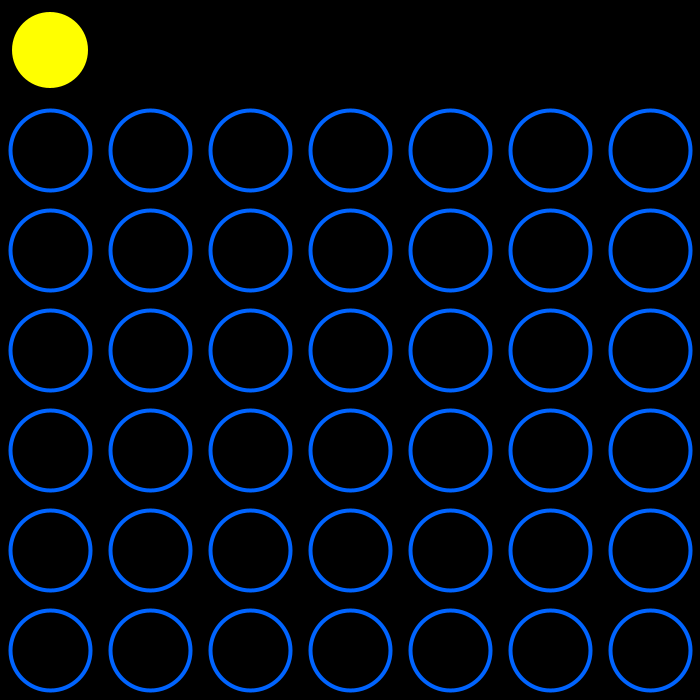
Frame 1 (no input)
Frame 60 (the mouse pressed at the canvas centre just before this capture): identical to frame 1, image omitted
Frame 120 (the mouse held since frame 60 and released just before this capture): identical to frame 1, image omitted

The Processing sketch that drew this single still picture (run headless with seeded random() and noise(); from frame 60 on, the mouse is pressed at the canvas centre):

// Processing sketch: Connect_Four
// ── Connect_Four.pde
PVector[][] grid; //<>//
int numCols, numRows;
float spaceCols, spaceRows;
ArrayList<Disk> disks;
int whoseTurn;
PVector[] sides;
boolean winning;
float sC = 100, sR = 100;
void setup() {
  size(700, 700); 
  spaceCols = sC;
  spaceRows = sR;
  numCols = int((width/spaceCols));
  numRows = int((height/spaceRows)-1);
  grid = new PVector[numRows][numCols];
  preload();
  disks = new ArrayList<Disk>();
  disks.add(new Disk(int(random(-3, -1))));
  whoseTurn = disks.get(0).currentPlayer;
  sides = new PVector[2 * numCols + 2 * (numRows-2)];
  calcSides();
  winning = false;
}

void reset() {
  spaceCols = sC;
  spaceRows = sR;
  numCols = int((width/spaceCols));
  numRows = int((height/spaceRows)-1);
  grid = new PVector[numRows][numCols];
  preload();
  disks = new ArrayList<Disk>();
  disks.add(new Disk(int(random(-3, -1))));
  whoseTurn = disks.get(0).currentPlayer;
  sides = new PVector[2 * numCols + 2 * (numRows-2)];
  calcSides();
  winning = false;
}

void preload() {
  int index = 1;
  for (int r = 0; r < grid.length; r++) {
    for (int c = 0; c < grid[0].length; c++) {
      grid[r][c] = new PVector(spaceCols/2 + c * spaceCols, spaceRows/2 + ((r+1) * spaceRows), index);
      index++;
    }
  }
}

void draw() {
  background(0);
  if (disks.size()-1 == numRows * numCols) {
    println("Tie Game!");
    reset();
  }

  drawGrid();
  drawDisks();
}

void drawDisks() {
  for (Disk d : disks) {
    d.update();
    if (d.pos.y > spaceRows/2 && d.closeToStop())
      checkIfWinning(d);
    if (winning) {
      if (d.currentPlayer == -1)
        println("Yellow Wins!");
      else
        println("Red Wins!");
      reset();
    }
    // println(d.stopLoc.x, d.stopLoc.y);
    d.drawDisk();
  }
}

void drawGrid() {
  for (PVector[] posArray : grid) {
    for (PVector pos : posArray) {
      strokeWeight(4);
      stroke(0, 100, 255);
      //textSize(26);
      //fill(0, 255, 0);
      //textAlign(CENTER);
      //text(floor(pos.z), pos.x, pos.y+5);
      noFill();
      ellipse(pos.x, pos.y, spaceCols-20, spaceRows-20);
    }
  }
}

void keyPressed() {
  Disk curr = disks.get(disks.size()-1);
  if (keyCode == ' ') {
    whoseTurn = curr.currentPlayer;
    drop(curr);
  } else if (keyCode == LEFT) {
    curr.pos.x-=spaceCols;
  } else if (keyCode == RIGHT) {
    curr.pos.x+=spaceCols;
  }
  curr.pos.x = constrain(curr.pos.x, spaceCols/2, width-spaceCols/2);
}

void drop(Disk curr) {
  float slope = 1.0/(spaceCols), intercept = -1.0 * slope * spaceCols/2.0; 
  int colIndex = int((slope * curr.pos.x) + intercept);
  PVector loc = getCol(colIndex);
  if (loc != null) {
    curr.vel = new PVector(0, spaceCols/2);
    curr.stopLoc = new PVector(loc.x, loc.y);
    switchPlayer();
    disks.add(new Disk(whoseTurn));
    Disk newd = disks.get(disks.size()-1);
    newd.setPos(curr.pos.copy());
  }
}

PVector getCol(int colIndex) {
  //100 returned means the whole column is filled 
  //-1 or -2 means the slot is filled
  //method returns the index available in a column
  for (int r = grid.length-1; r >= 0; r--) {
    if (grid[r][colIndex].z != -1 && grid[r][colIndex].z != -2) {
      grid[r][colIndex].z = whoseTurn;
      return grid[r][colIndex];
    }
  }
  return null;
}

void switchPlayer() {
  whoseTurn = (whoseTurn == -1) ? -2 : -1;
}

void calcSides() {
  int index = 0;
  for (int r = 0; r < grid.length; r++) {
    for (int c = 0; c < grid[r].length; c++) {
      PVector curr = grid[r][c];
      if (r == 0 || r == grid.length-1)
        sides[index] = new PVector(curr.x, curr.y, curr.z);
      else {
        if (c == 0 || c == grid[r].length-1)
          sides[index] = new PVector(curr.x, curr.y, curr.z);
      }
    }
  }
}

void checkIfWinning(Disk curr) {
  winning = (calcDiag(curr, -1, -1) || calcDiag(curr, 1, -1) || calcDiag(curr, -1, 1) || calcDiag(curr, 1, 1));
  if (winning)
    curr.c=color(0, 255, 0, random(255));
}

boolean calcDiag(Disk c, int x, int y) {
  int player = c.currentPlayer;
  int i = 1;  
  while (i < 4) {
    PVector newLoc = new PVector(c.pos.x + x * i * spaceCols, c.pos.y + y * i * spaceRows);
    //println(x, y, i);
    //println(gridPlayer(newLoc));
    if (player != gridPlayer(newLoc))
      return false;
    else
      i++;
  }
  return true;
}

int gridPlayer(PVector p) {
  for (PVector[] g : grid)
    for (PVector a : g)
      if (dist(a.x, a.y, p.x, p.y) < 1)
        return int(a.z);
  return -3;
}

boolean checkIfSide(PVector l) {
  for (PVector p : sides)
    if (dist(p.x, p.y, l.x, l.y) < 1)
      return true;
  return false;
}
// ── Disk.pde
class Disk {
  final int firstPlayer = -1, secondPlayer = -2;
  PVector pos, vel, stopLoc;
  int currentPlayer;
  color c;
  Disk(int player) {
    pos = new PVector(spaceCols/2, spaceRows/2);
    vel = new PVector();
    stopLoc = new PVector(spaceCols/2, spaceRows/2);
    currentPlayer = player;
    if (currentPlayer == firstPlayer)
      c = color(255, 255, 0);
    else
      c = color(255, 0, 0);
  }
  void setPos(PVector pos_) {
    pos = new PVector(pos_.x, pos_.y);
  }
  int getWhichPlayer() {
    return currentPlayer;
  }

  boolean closeToStop() {
    return (dist(pos.x, pos.y, stopLoc.x, stopLoc.y) < 1);
  }

  void update() {
    if (!(dist(pos.x, pos.y, stopLoc.x, stopLoc.y) < 1)) {
      pos.add(vel);
    } else {
      //vel.mult(0);
      //acc.mult(0);
    }
  }

  void drawDisk() {
    noStroke();
    fill(c);
    ellipse(pos.x, pos.y, spaceCols-24, spaceRows-24);
  }
}
